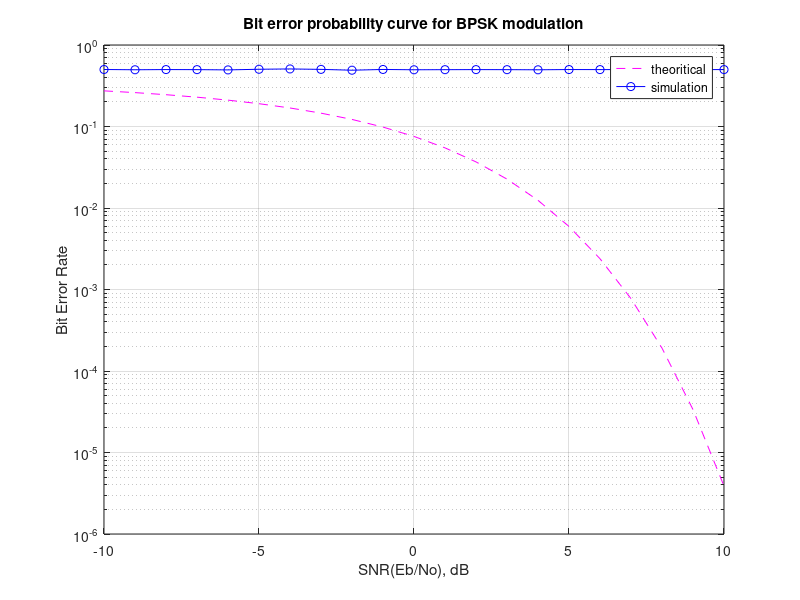

Write the MATLAB code that produced this figure.
clc;
clear all;
close all;
N=10000;
x=randi([0,1],1,N);
yy=[];
for i=1:2:length(x)
    if x(i)==0 && x(i+1)==0
        y=cosd(45)+1j*sind(45);
    elseif x(i)==0 && x(i+1)==1
            y=cosd(135)+1j*sind(135);
    elseif x(i)==1 && x(i+1)==0
            y=cosd(225)+1j*sind(225);
    elseif x(i)==1 && x(i+1)==1
             y=cosd(315)+1j*sind(315);
    end
  yy=[yy y];
end

ebnodb = -10:10;
number_snrs = length(ebnodb);
BER_SIM=[];
BER_TH=[];
for k=1:number_snrs%SNR for loop
    ebnodb_now = ebnodb(k);
    ebno=10^(ebnodb_now/10);
    sigma=sqrt(1/((log2(4))*ebno));
    n=(1/sqrt(2))*[randn(1,length(yy))+1j*randn(1,length(yy))];
    r=yy+sigma*n;
    I=(real(r)>0);
    Q=(imag(r)>0);
    x_cap=[];
    for i=1:length(r)
        x_cap=[x_cap I(i) Q(i)];
    end
    ber_sim=sum(x~=x_cap)/N;
    BER_SIM=[BER_SIM ber_sim];
    BER_TH=[BER_TH 0.5*((erfc(sqrt(ebno)))-(1/4)*((erfc(sqrt(ebno)))^2))];
end
figure(1);
semilogy(ebnodb,BER_TH,'m--');%semilog plot of BER with snr theoritical
hold on;
semilogy(ebnodb,BER_SIM,'bo-');%semilog plot of BER with snr simulated
grid on;
xlabel('SNR(Eb/No), dB');
ylabel('Bit Error Rate');
title('Bit error probability curve for BPSK modulation');
legend('theoritical', 'simulation');